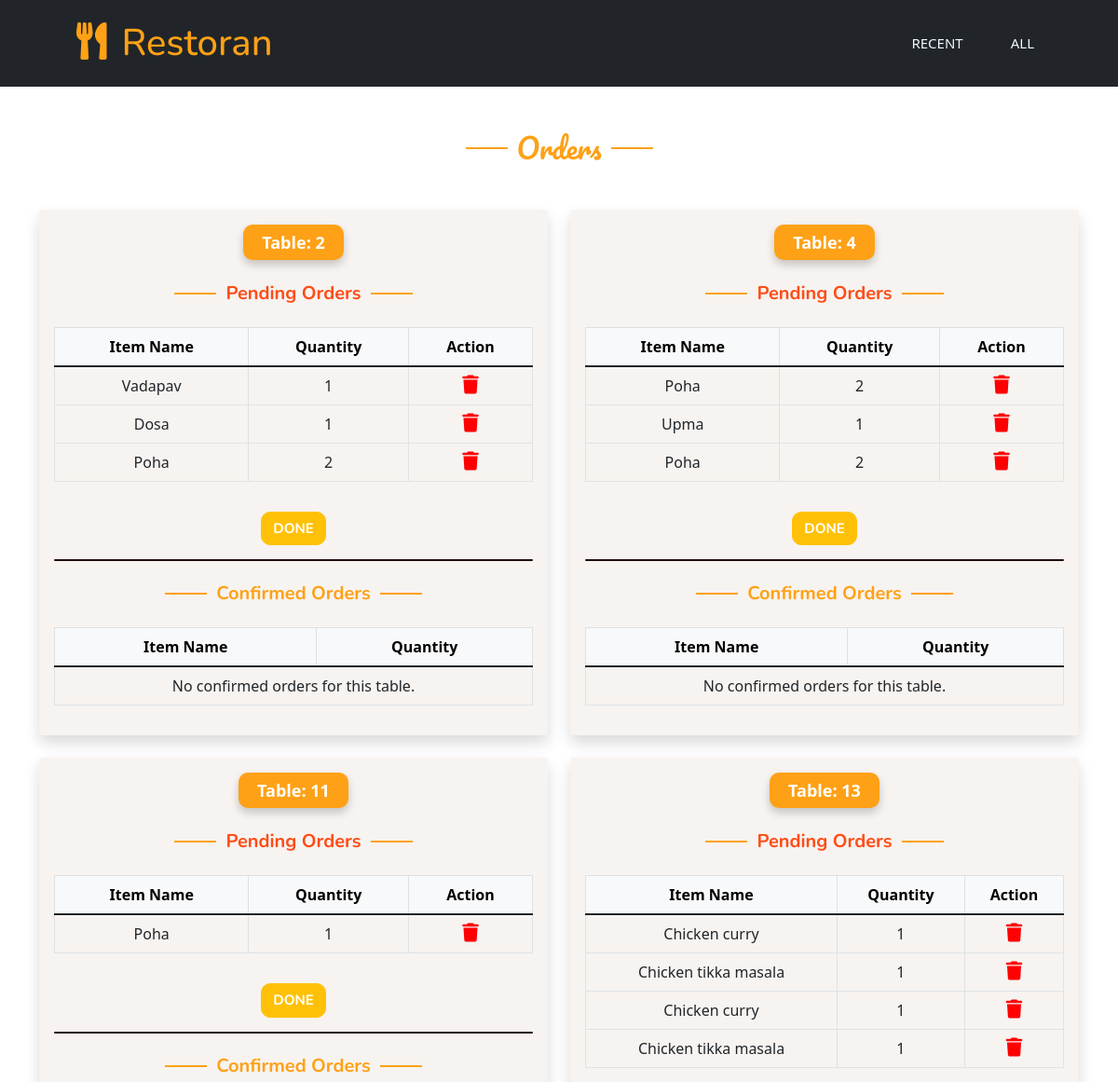
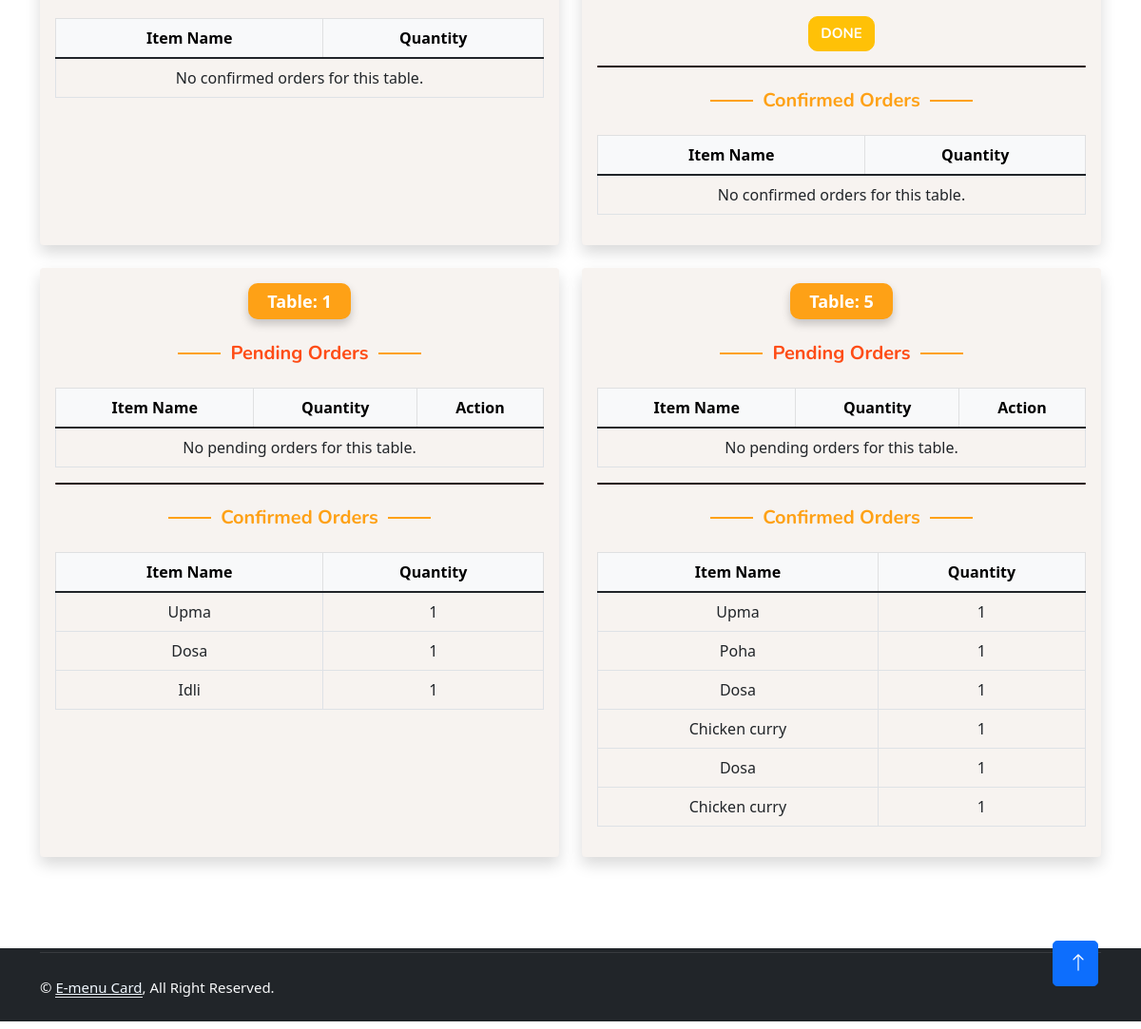
The page /kitchen/ on the database its author committed (2 pictures, top to bottom).
### table/models.py (models this page shows, shortened)
class SubmittedItem(models.Model):
    food_item = models.ForeignKey('FoodItem', on_delete=models.CASCADE)
    name = models.CharField(max_length=255)
    price = models.DecimalField(max_digits=10, decimal_places=2)
    image = models.ImageField(upload_to='Submitted/')
    quantity = models.PositiveIntegerField(default=1)
    total_price = models.DecimalField(max_digits=10, decimal_places=2, blank=True)  # Allow blank and calculate in save()
    tableNumber = models.PositiveIntegerField(default=0)
    status = models.CharField(max_length=10, default='pending')  # Default to pending
    created_at = models.DateTimeField(auto_now_add=True)  # New field to track creation time
    def save(self, *args, **kwargs):
        self.total_price = self.price * self.quantity
        super().save(*args, **kwargs)

### kitchen/views.py (the view)
# urls.py: path('',views.kitchen_home,name='kitchen_home'),
def kitchen_home(request):
    pending_orders = SubmittedItem.objects.filter(status='pending').order_by('tableNumber')
    confirmed_orders = SubmittedItem.objects.filter(status='confirmed').order_by('tableNumber')
    tables_with_orders = {}
    for order in pending_orders:
        table_number = order.tableNumber
        if table_number not in tables_with_orders:
            tables_with_orders[table_number] = {'pending': [], 'confirmed': []}
        tables_with_orders[table_number]['pending'].append(order)
    for order in confirmed_orders:
        table_number = order.tableNumber
        if table_number not in tables_with_orders:
            tables_with_orders[table_number] = {'pending': [], 'confirmed': []}
        tables_with_orders[table_number]['confirmed'].append(order)
    return render(request, 'kitchen/kitchen_home.html', {
        'tables_with_orders': tables_with_orders
    })

### kitchen/templates/kitchen/kitchen_home.html (shortened to what this page needs)
{% extends "kitchen/base.html" %}
{% load static %}
{% block start %}
<div class="container-xxl py-5">
    <div class="container">
        <div class="text-center wow fadeInUp" data-wow-delay="0.1s">
            <h5 class="section-title ff-secondary text-center fw-normal mb-5" style="color: #FEA116; font-size: 30px;">Orders</h5>
            <div class="tab-class text-center wow fadeInUp" data-wow-delay="0.1s">
                <div class="tab-content">
                    <div id="tab-1" class="tab-pane fade show p-0 active">
                        <div class="row g-4">
                            <link rel="stylesheet" href="https://cdn.datatables.net/1.10.21/css/jquery.dataTables.min.css">
                            <body style="background-color: #ffffff;">
                                <div class="container">
                                    <div class="row">
                                        {% for table_number, orders in tables_with_orders.items %}
                                        <div class="col-lg-6 mb-4">
                                            <div class="card border-0 shadow h-100" style="background-color: #f7f3f0;">
                                                <div class="card-body">
                                                    <div class="d-flex justify-content-center align-items-center mb-3">
                                                        <span class="badge" style="background-color: #FEA116; color: white; padding: 10px 20px; border-radius: 10px; font-size: 18px; box-shadow: 0px 5px 10px rgba(0,0,0,0.2);">
                                                            Table: {{ table_number }}
                                                        </span>
                                                    </div>
                                                    <h5 class="section-title text-center mt-2 mb-2" style="color: #fe4c16; font-weight: bold;">Pending Orders</h5>
                                                    <div class="order-info w-100 mt-3">
                                                        <form method="post" action="{% url 'confirm_order' table_number %}">
                                                            <table id="table-{{ table_number }}" class="table table-bordered text-center" style="font-size: 16px;">
                                                                <thead class="table-light">
                                                                    <tr>
                                                                        <th>Item Name</th>
                                                                        <th>Quantity</th>
                                                                        <th>Action</th>
                                                                    </tr>
                                                                </thead>
                                                                <tbody>
                                                                    {% for order in orders.pending %}
                                                                    <tr>
                                                                        <td>{{ order.name }}</td>
                                                                        <td>{{ order.quantity }}</td>
                                                                        <td>
                                                                            <a href="{% url 'delete_order' order.id %}" style="color: red;">
                                                                                <i class="fa-solid fa-trash" style="font-size: 20px;"></i>
                                                                            </a>
                                                                        </td>
                                                                    </tr>
                                                                    {% empty %}
                                                                    <tr>
                                                                        <td colspan="3">No pending orders for this table.</td>
                                                                    </tr>
                                                                    {% endfor %}
                                                                </tbody>
                                                            </table>
                                                            {% if orders.pending %}
                                                            <button type="submit" class="btn btn-warning mt-3" style="font-size: 15px; font-weight: bold; color: white; border-radius: 10px;">
                                                                Done
                                                            </button>
                                                            {% endif %}
                                                        </form>
                                                    </div>
                                                    <div style="height: 2px; background-color: #210808; width: 100%; margin: 15px auto; border-radius: 1px;"></div>
                                                    <h5 class="section-title text-center mt-2 mb-2" style="color: #FEA116; font-weight: bold;">Confirmed Orders</h5>
                                                    <div class="billing-info w-100 mt-3">
                                                        <table class="table table-bordered text-center" style="font-size: 16px;">
                                                            <thead class="table-light">
                                                                <tr>
                                                                    <th>Item Name</th>
                                                                    <th>Quantity</th>
                                                                </tr>
                                                            </thead>
                                                            <tbody>
                                                                {% for order in orders.confirmed %}
                                                                <tr>
                                                                    <td>{{ order.name }}</td>
                                                                    <td>{{ order.quantity }}</td>
                                                                </tr>
                                                                {% empty %}
                                                                <tr>
                                                                    <td colspan="2">No confirmed orders for this table.</td>
                                                                </tr>
                                                                {% endfor %}
                                                            </tbody>
                                                        </table>
                                                    </div>
                                                </div>
                                            </div>
                                        </div>
                                        {% endfor %}
                                    </div>
                                </div>
                            </body>
                        </div>
                    </div>
                </div>
            </div>
        </div>
    </div>
</div>
{% endblock start %}

### static/css/style.css (style rules this page uses)
:root { --primary: #FEA116; --light: #F1F8FF; --dark: #0F172B; }
.ff-secondary { font-family: 'Pacifico', cursive; }
.btn { font-family: 'Nunito', sans-serif; font-weight: 500; text-transform: uppercase; transition: .5s; }
.section-title { position: relative; display: inline-block; }
.section-title::before { position: absolute; content: ""; width: 45px; height: 2px; top: 50%; left: -55px; margin-top: -1px; background: var(--primary); }
.section-title::after { position: absolute; content: ""; width: 45px; height: 2px; top: 50%; right: -55px; margin-top: -1px; background: var(--primary); }

### rows shown on the page
SubmittedItem: name "Vadapav", quantity "1"
SubmittedItem: name "Dosa", quantity "1"
SubmittedItem: name "Poha", quantity "2"
SubmittedItem: name "Poha", quantity "2"
SubmittedItem: name "Upma", quantity "1"
SubmittedItem: name "Poha", quantity "2"
SubmittedItem: name "Poha", quantity "1"
SubmittedItem: name "Chicken curry", quantity "1"
SubmittedItem: name "Chicken tikka masala", quantity "1"
SubmittedItem: name "Chicken curry", quantity "1"
SubmittedItem: name "Chicken tikka masala", quantity "1"
SubmittedItem: name "Upma", quantity "1"
SubmittedItem: name "Dosa", quantity "1"
SubmittedItem: name "Idli", quantity "1"
SubmittedItem: name "Upma", quantity "1"
SubmittedItem: name "Poha", quantity "1"
SubmittedItem: name "Dosa", quantity "1"
SubmittedItem: name "Chicken curry", quantity "1"
SubmittedItem: name "Dosa", quantity "1"
SubmittedItem: name "Chicken curry", quantity "1"

### other values the page prints
{{ table_number }} "2" "4" "11" "13" "1" "5"
